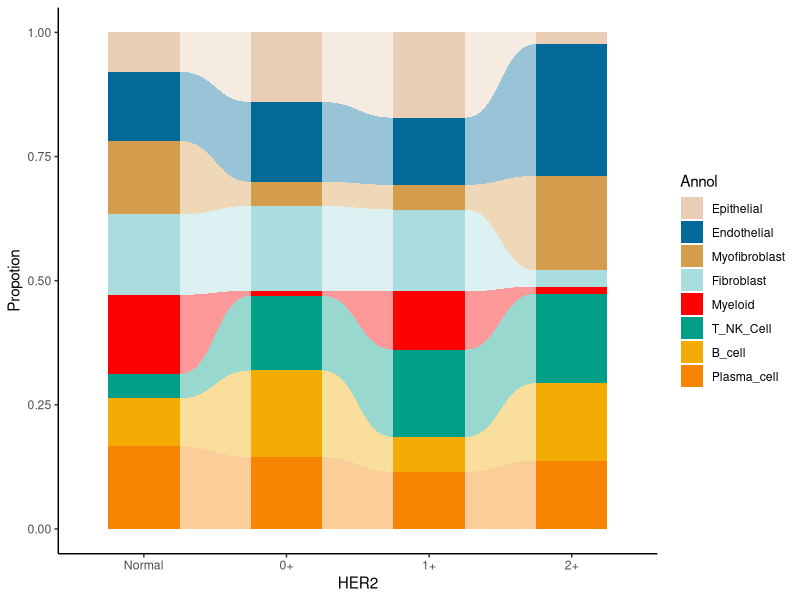
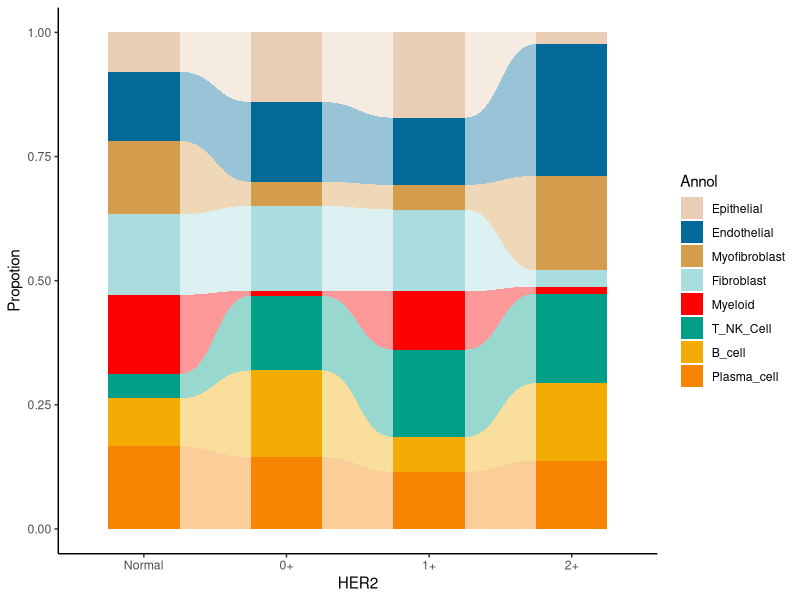

Reproduce these figures in R, in order.
# =============================================================================
# 冲击图
# organized：线性脚本 + 中文分节；路径相对本条目目录
# =============================================================================
# 来源：KS科研分享「生信绘图」33冲击图
# 本地复现：drafts/ks-shengxin-huitu-repro/c33-alluvial
# Pixi：项目根 default 环境；library(tidyverse) 已拆成 ggplot2/dplyr/tidyr 等。
# =============================================================================

script_dir <- tryCatch(
  dirname(normalizePath(sys.frame(1)$ofile)),
  error = function(e) {
    args <- commandArgs(trailingOnly = FALSE)
    file_arg <- grep("^--file=", args, value = TRUE)
    if (length(file_arg)) dirname(normalizePath(sub("^--file=", "", file_arg))) else normalizePath(getwd())
  }
)
root <- if (basename(script_dir) == "code") dirname(script_dir) else script_dir
out_dir <- file.path(root, "output", "figures")
dir.create(out_dir, recursive = TRUE, showWarnings = FALSE)

suppressPackageStartupMessages({
  library(ggplot2)
  library(dplyr)
  library(tidyr)
  library(readr)
  library(tibble)
  library(stringr)
  library(forcats)
})

library(ggplot2)
library(ggforce)
# library(tidyverse) 已在文件头拆包

# 构造模拟数据：
data <- data.frame(Normal = sample(1:100, 8),
                   A = sample(1:100, 8),
                   B = sample(1:100, 8),
                   C = sample(1:100, 8),
                   group = factor(c("Epithelial", "Endothelial", "Myofibroblast",
                             "Fibroblast", "Myeloid", "T_NK_Cell", "B_cell",
                             "Plasma_cell"),
                             levels = c("Epithelial", "Endothelial", "Myofibroblast",
                                        "Fibroblast", "Myeloid", "T_NK_Cell", "B_cell",
                                         "Plasma_cell")))

# 宽数据转长数据：
data_long <- pivot_longer(data, cols = !group,
                          names_to = "x", values_to = "value") %>%
  group_by(x)
data_long$x <- factor(data_long$x, levels = c("Normal", "A", "B", "C"))

# 构造过度条带数据：
data_y_tmp <- data[8:1,]

for (j in 1:4) {
  for(i in 2:nrow(data_y_tmp)) {
    data_y_tmp[i, j] <- sum(data[8:1,][1:i,j])
  }
}
data_y_tmp[,1:4] <- apply(data_y_tmp[,1:4], 2, function(x) x/x[8])

y <- c()

for (j in 1:3) {
  for (i in 1:8) {
    if (i == 1) {
      y[((i-1)*4+(j-1)*32+1):(i*4+(j-1)*32)] <- c(0, 0, data_y_tmp[i,j+1], data_y_tmp[i,j])
    } else {
      y[((i-1)*4+(j-1)*32+1):(i*4+(j-1)*32)] <- c(data_y_tmp[i-1,j], data_y_tmp[i-1,j+1], data_y_tmp[i,j+1], data_y_tmp[i,j])
    }
  }
}

data_y <- data.frame(x = rep(rep(c(1.25, 1.75, 1.75, 1.25), 8), 3) + rep(0:2, each = 32),
                     group1 = rep(1:24, each = 4),
                     group2 = rep(rep(factor(rev(c("Epithelial", "Endothelial", "Myofibroblast",
                                               "Fibroblast", "Myeloid", "T_NK_Cell", "B_cell",
                                               "Plasma_cell")),
                                             levels = c("Epithelial", "Endothelial", "Myofibroblast",
                                                        "Fibroblast", "Myeloid", "T_NK_Cell", "B_cell",
                                                        "Plasma_cell")), each = 4), 3),
                     y = y)


# 绘图：
ggplot()+
  geom_col(data = data_long, aes(x, value, fill = group),
           position = "fill", width = 0.5)+

  geom_diagonal_wide(data = data_y,
                     aes(x, y, group = group1, fill = group2),
                     alpha = 0.4)+
  scale_x_discrete(label = c("Normal", "0+", "1+", "2+"))+
  scale_fill_manual(name = "Annol",
                    values = c("#e9cdb4", "#016a99", "#d49d4d","#abddde",
                               "#fd0103", "#029f88", "#f4ac05", "#f58502"))+
  ylab("Propotion")+
  xlab("HER2")+
  theme_classic()

ggsave(file.path(out_dir, "plot.pdf"), height = 5, width = 7)
